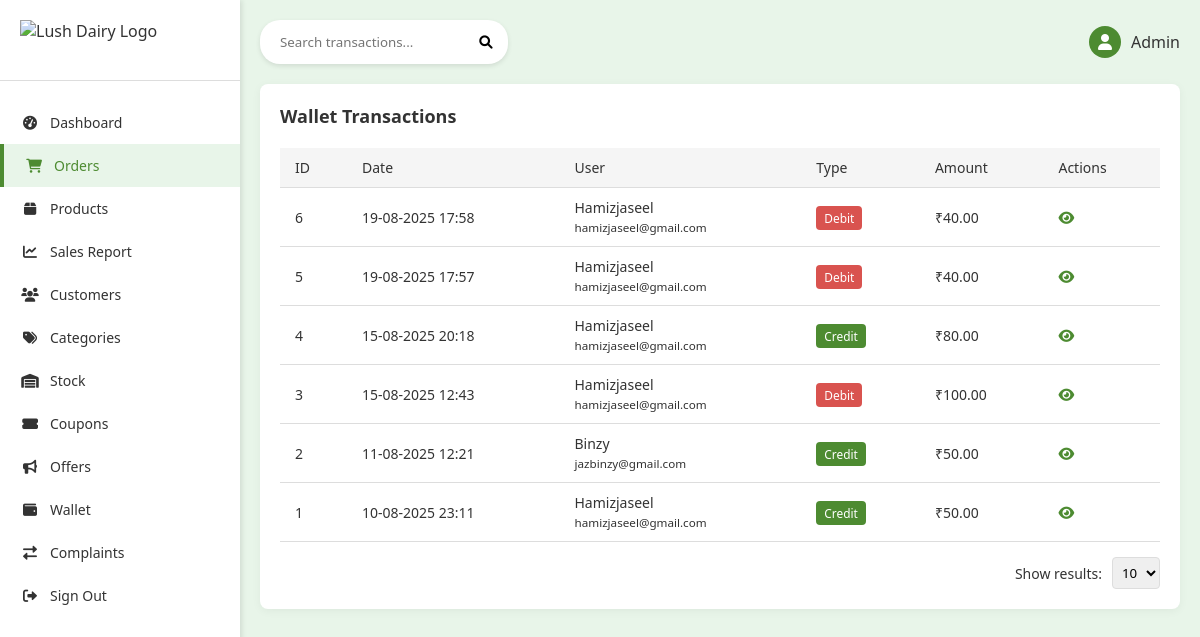
/wallet/transactions/, run on an earlier commit of the app's database.
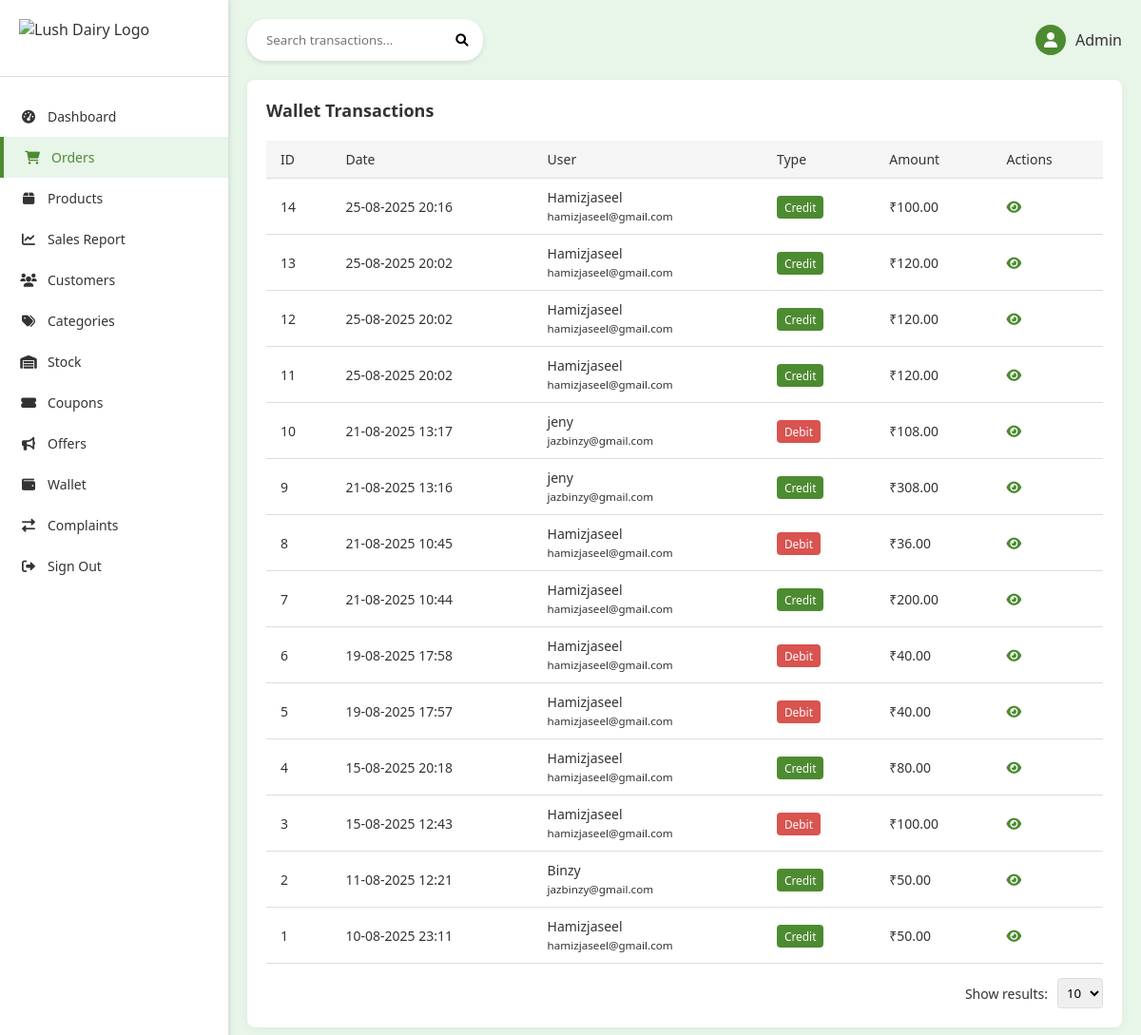
And on a later commit of the database.
### app/models.py (models this page shows, shortened)
class WalletTransaction(models.Model):
    wallet = models.ForeignKey(
        Wallet, on_delete=models.CASCADE, related_name="transactions"
    )
    amount = models.DecimalField(max_digits=10, decimal_places=2)
    transaction_type = models.CharField(
        max_length=10, choices=[("credit", "Credit"), ("debit", "Debit")]
    )
    description = models.CharField(max_length=255, blank=True)
    created_at = models.DateTimeField(auto_now_add=True)

class Wallet(models.Model):
    user = models.OneToOneField(CustomUser, on_delete=models.CASCADE)
    balance = models.DecimalField(max_digits=10, decimal_places=2, default=0.00)

### accounts/models.py (models this page shows, shortened)
class CustomUser(AbstractUser):
    is_user = models.BooleanField(default=False)
    is_panel_staff = models.BooleanField(default=False)
    referral_code = models.CharField(max_length=10, unique=True, blank=True, null=True)
    referred_by = models.ForeignKey(
        "self", null=True, blank=True, on_delete=models.SET_NULL
    )
    is_admin_user = models.BooleanField(default=False)
    is_blocked = models.BooleanField(default=False)
    created_at = models.DateTimeField(default=timezone.now)
    mobile = models.CharField(max_length=15, blank=True)
    profile_image = models.ImageField(
        upload_to="profiles/", default="profiles/default.jpeg"
    )
    bio = models.TextField(blank=True)
    pending_email = models.EmailField(blank=True, null=True)
    email_otp = models.CharField(max_length=6, blank=True, null=True)
    email_verified = models.BooleanField(default=False)

### accounts/views.py (the view)
def wallet_transactions_list(request):
    transactions = WalletTransaction.objects.select_related("wallet__user").order_by(
        "-created_at"
    )
    return render(
        request,
        "admin_panel/wallet_transaction_list.html",
        {"transactions": transactions},
    )

### templates/admin_panel/wallet_transaction_list.html (shortened to what this page needs)
{% load static %}
<!DOCTYPE html>
<html lang="en">
    <head>
        <link href="https://cdnjs.cloudflare.com/ajax/libs/font-awesome/6.0.0-beta3/css/all.min.css"
              rel="stylesheet">
    </head>
    <body>
        <div class="container">
            <div class="sidebar">
                <div class="logo">
                    <img src="{% static 'images/logo.png' %}" alt="Lush Dairy Logo">
                </div>
                <div class="nav-menu">
                    <a href="{% url 'admin_panel:admin_dashboard' %}" class="nav-item">
                        <i class="fas fa-tachometer-alt"></i> Dashboard
                    </a>
                    <a href="{% url 'admin_panel:admin_order_list' %}"
                       class="nav-item active">
                        <i class="fas fa-shopping-cart"></i> Orders
                    </a>
                    <a href="{% url 'admin_panel:product_list' %}" class="nav-item">
                        <i class="fas fa-box"></i> Products
                    </a>
                    <a href="{% url 'admin_panel:sales_report' %}" class="nav-item">
                        <i class="fas fa-chart-line"></i> Sales Report
                    </a>
                    <a href="{% url 'admin_panel:user_list' %}" class="nav-item">
                        <i class="fas fa-users"></i> Customers
                    </a>
                    <a href="{% url 'admin_panel:category_list' %}" class="nav-item">
                        <i class="fas fa-tags"></i> Categories
                    </a>
                    <a href="{% url 'admin_panel:inventory_list' %}" class="nav-item">
                        <i class="fas fa-warehouse"></i> Stock
                    </a>
                    <a href="{% url 'admin_panel:coupon_list' %}" class="nav-item">
                        <i class="fas fa-ticket-alt"></i> Coupons
                    </a>
                    <a href="{% url 'admin_panel:offer_list' %}" class="nav-item">
                        <i class="fas fa-bullhorn"></i> Offers
                    </a>
                    <a href="{% url 'admin_panel:wallet_transactions_list' %}"
                       class="nav-item">
                        <i class="fas fa-wallet"></i> Wallet
                    </a>
                    <a href="{% url 'admin_panel:admin_return_requests' %}" class="nav-item">
                        <i class="fas fa-exchange-alt"></i> Complaints
                    </a>
                    <a href="{% url 'admin_panel:admin_logout' %}" class="nav-item">
                        <i class="fas fa-sign-out-alt"></i> Sign Out
                    </a>
                </div>
            </div>
            <div class="main-content">
                <div class="header">
                    <div class="search-bar">
                        <form method="get" action="">
                            <input type="text"
                                   name="q"
                                   placeholder="Search transactions..."
                                   value="{{ request.GET.q }}">
                            <button type="submit">
                                <i class="fas fa-search"></i>
                            </button>
                        </form>
                    </div>
                    <div class="user-info">
                        <div class="avatar">
                            <i class="fas fa-user"></i>
                        </div>
                        <span>Admin</span>
                    </div>
                </div>
                <div class="products-section">
                    <div class="section-header">
                        <h2 class="section-title">Wallet Transactions</h2>
                    </div>
                    {% if transactions %}
                        <table class="products-table">
                            <thead>
                                <tr>
                                    <th>ID</th>
                                    <th>Date</th>
                                    <th>User</th>
                                    <th>Type</th>
                                    <th>Amount</th>
                                    <th>Actions</th>
                                </tr>
                            </thead>
                            <tbody>
                                {% for t in transactions %}
                                    <tr>
                                        <td>{{ t.id }}</td>
                                        <td>{{ t.created_at|date:"d-m-Y H:i" }}</td>
                                        <td>
                                            {{ t.wallet.user.username }}
                                            <br>
                                            <small>{{ t.wallet.user.email }}</small>
                                        </td>
                                        <td>
                                            {% if t.transaction_type == 'credit' %}
                                                <span class="badge-credit">Credit</span>
                                            {% else %}
                                                <span class="badge-debit">Debit</span>
                                            {% endif %}
                                        </td>
                                        <td>₹{{ t.amount }}</td>
                                        <td>
                                            <a href="{% url 'admin_panel:wallet_transaction_detail' t.id %}"
                                               class="action-btn"><i class="fas fa-eye"></i></a>
                                        </td>
                                    </tr>
                                {% endfor %}
                            </tbody>
                        </table>
                        <div class="show-results">
                            Show results:
                            <select onchange="changeResultsPerPage(this.value)">
                                <option value="10">10</option>
                            </select>
                        </div>
                    {% else %}
                        <div class="empty-state">
                            <p>No transactions found.</p>
                        </div>
                    {% endif %}
                </div>
            </div>
        </div>
    </body>
</html>

### templates/admin_panel/wallet_transaction_list.html (style rules this page uses)
:root { --primary-color: #4d8b31; --secondary-color: #e8f5e9; --text-color: #333; --light-gray: #f5f5f5; --border-color: #ddd; --accent-color: #388e3c; }
* { margin: 0; padding: 0; box-sizing: border-box; font-family: 'Segoe UI', Tahoma, Geneva, Verdana, sans-serif; }
body { background-color: var(--secondary-color); color: var(--text-color); }
.container { display: flex; min-height: 100vh; }
.sidebar { width: 240px; background-color: white; box-shadow: 2px 0 5px rgba(0,0,0,0.1); padding: 20px 0; }
.logo { padding: 0 20px 20px; border-bottom: 1px solid var(--border-color); display: flex; align-items: center; }
.logo img { height: 40px; margin-right: 10px; }
.nav-menu { margin-top: 20px; }
.nav-item { padding: 12px 20px; display: flex; align-items: center; color: var(--text-color); text-decoration: none; transition: all 0.3s; font-size: 14px; }
.nav-item:hover, .nav-item.active { background-color: var(--secondary-color); color: var(--primary-color); border-left: 4px solid var(--primary-color); }
.nav-item i { margin-right: 10px; width: 20px; text-align: center; }
.main-content { flex-grow: 1; padding: 20px; }
.header { display: flex; justify-content: space-between; align-items: center; margin-bottom: 20px; }
.search-bar { display: flex; align-items: center; background-color: white; border-radius: 20px; padding: 8px 15px; box-shadow: 0 2px 5px rgba(0,0,0,0.1); }
.search-bar input { border: none; outline: none; padding: 5px; width: 200px; }
.search-bar button { background: transparent; border: none; cursor: pointer; }
.user-info { display: flex; align-items: center; }
.user-info .avatar { width: 32px; height: 32px; border-radius: 50%; background-color: var(--primary-color); color: white; display: flex; align-items: center; justify-content: center; margin-right: 10px; }
.products-section { background-color: white; border-radius: 8px; padding: 20px; box-shadow: 0 2px 10px rgba(0,0,0,0.05); }
.section-header { display: flex; justify-content: space-between; align-items: center; margin-bottom: 20px; }
.section-title { font-size: 18px; font-weight: 600; color: var(--text-color); }
.products-table { width: 100%; border-collapse: collapse; margin-top: 10px; }
.products-table th { background-color: var(--light-gray); padding: 10px 15px; text-align: left; font-weight: 500; color: var(--text-color); font-size: 14px; }
.products-table tr { border-bottom: 1px solid var(--border-color); }
.products-table td { padding: 10px 15px; font-size: 14px; }
.action-btn { background: none; border: none; cursor: pointer; color: var(--primary-color); margin-right: 5px; }
.badge-credit { background-color: #4d8b31; color: white; padding: 4px 8px; border-radius: 4px; font-size: 0.85em; }
.badge-debit { background-color: #d9534f; color: white; padding: 4px 8px; border-radius: 4px; font-size: 0.85em; }
.show-results { display: flex; align-items: center; justify-content: flex-end; margin-top: 15px; font-size: 14px; }
.show-results select { margin-left: 10px; padding: 5px; border-radius: 4px; border: 1px solid var(--border-color); }

What changed in the data, as far as the page shows it:
added WalletTransaction: id "14", created_at "25-08-2025 20:16", wallet.user.username "Hamizjaseel", wallet.user.email "hamizjaseel@gmail.com", transaction_type "Credit", amount "100.00"
added WalletTransaction: id "13", created_at "25-08-2025 20:02", wallet.user.username "Hamizjaseel", wallet.user.email "hamizjaseel@gmail.com", transaction_type "Credit", amount "120.00"
added WalletTransaction: id "12", created_at "25-08-2025 20:02", wallet.user.username "Hamizjaseel", wallet.user.email "hamizjaseel@gmail.com", transaction_type "Credit", amount "120.00"
added WalletTransaction: id "11", created_at "25-08-2025 20:02", wallet.user.username "Hamizjaseel", wallet.user.email "hamizjaseel@gmail.com", transaction_type "Credit", amount "120.00"
added WalletTransaction: id "10", created_at "21-08-2025 13:17", wallet.user.username "jeny", wallet.user.email "jazbinzy@gmail.com", transaction_type "Debit", amount "108.00"
added WalletTransaction: id "9", created_at "21-08-2025 13:16", wallet.user.username "jeny", wallet.user.email "jazbinzy@gmail.com", transaction_type "Credit", amount "308.00"
added WalletTransaction: id "8", created_at "21-08-2025 10:45", wallet.user.username "Hamizjaseel", wallet.user.email "hamizjaseel@gmail.com", transaction_type "Debit", amount "36.00"
added WalletTransaction: id "7", created_at "21-08-2025 10:44", wallet.user.username "Hamizjaseel", wallet.user.email "hamizjaseel@gmail.com", transaction_type "Credit", amount "200.00"
